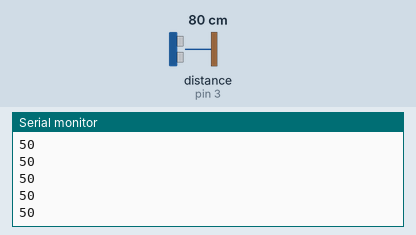
This sketch was run on a simulated Arduino Uno, built with avr-gcc and run on an emulated ATmega328P. On the bench: the last lines printed to the serial monitor. Wiring (inferred from the names in the program): ultrasonic range finder: trigger pin 2; echo pin 3. Inputs (shaded band) come from the test bench; at power-on: distance to the obstacle (sensor on pin 3) 80 cm. The echo pulse lasts 58.3 µs per cm.

Above: at 1.2 s.
1.3 s: distance to the obstacle (sensor on pin 3) set to 2 cm
At 1.34 s:
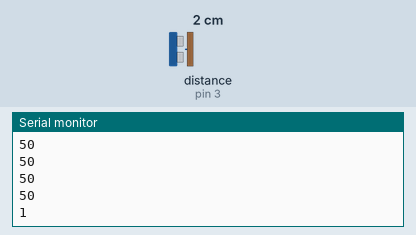
2.8 s: distance to the obstacle (sensor on pin 3) set to 4 cm
At 2.81 s:
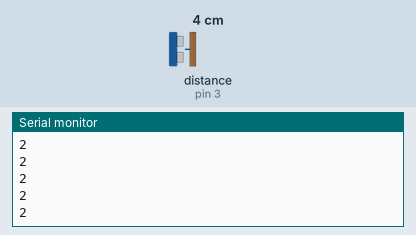
Timing chart, 0 to 5.8 s (numbered marks = the images above; inputs shaded):
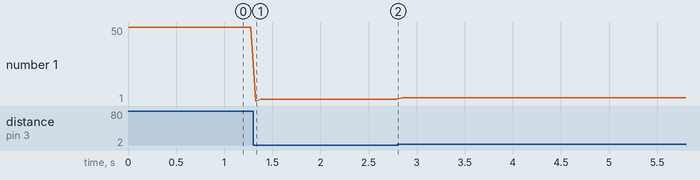

The sketch:

dynamic_shape_uss.ino
```cpp
//  PROJECT IXORA – EXPLORATIONS
//  Dynamic Shape (Ultrasonic Sensor) v1.3

#include <Wire.h>

// Ultrasonic sensor constants & variables

#define echoPin 3   // attach pin D3 Arduino to pin Echo of HC-SR04
#define trigPin 2   // attach pin D2 Arduino to pin Trig of HC-SR04
long duration;      // variable for the duration of sound wave travel
int distance;       // variable for the distance measurement

#define LOW_MID_THRESHOLD 30
#define MID_HIGH_THRESHOLD 100

void setup() {

  //initialize sensor
  pinMode(trigPin, OUTPUT);   // Sets the trigPin as an OUTPUT
  pinMode(echoPin, INPUT);    // Sets the echoPin as an INPUT
  Serial.begin(9600);         // Serial Communication is starting with 9600 of baudrate speed
}

void loop() {
  // Sensor distance calculation
  distance = calcDistance();
  // Caps distance value at 200
  if (distance > 50) {
    distance = 50;
  }

  // Displays the distance on the Serial Monitor
  Serial.println(distance);

  //Serial.print("Distance: ");
  //Serial.println(" cm");

  delay(50);
}

int calcDistance() {
  // Clears the trigPin condition
  digitalWrite(trigPin, LOW);
  delayMicroseconds(2);
  // Sets the trigPin HIGH (ACTIVE) for 10 microseconds
  digitalWrite(trigPin, HIGH);
  delayMicroseconds(10);
  digitalWrite(trigPin, LOW);
  // Reads the echoPin, returns the sound wave travel time in microseconds
  duration = pulseIn(echoPin, HIGH);
  // Calculating the distance
  return duration * 0.034 / 2; // Speed of sound wave divided by 2 (go and back)
}
```

Measured:
- after the input at 1.3 s, the serial monitor: prints a new line at once (image 1)
- plotted number 1: 50 → 2 after the input at 1.3 s, 2 → 3 after the input at 2.8 s
